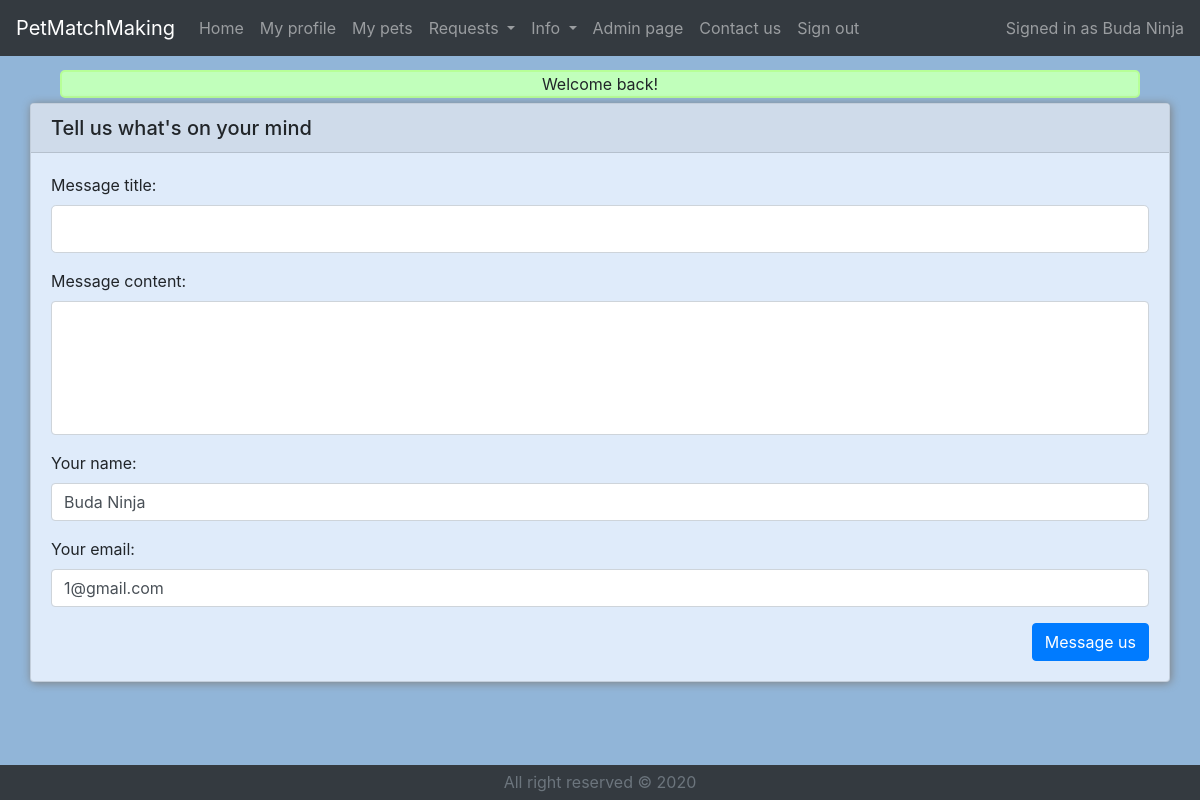
The page /main.php?contactUs (signed in) on the database its author committed.
### tables this page shows
CREATE TABLE `users` (
  `userID` int(11) NOT NULL,
  `userEmail` varchar(64) NOT NULL,
  `userPassword` varchar(64) NOT NULL,
  `userFName` varchar(64) NOT NULL,
  `userLName` varchar(64) NOT NULL,
  `userPhone` varchar(64) NOT NULL,
  `userBirthday` date NOT NULL,
  `userAbout` text NOT NULL,
  `userRegisterTime` datetime NOT NULL,
  `userStatus` varchar(64) NOT NULL
);

### classes/dbClass.php (called while the page is built, shortened)
<?php
require_once "User.php";
class dbClass
{
    private $host;
    private $db;
    private $charset;
    private $user;
    private $pass;
    private $opt = array(
        PDO::ATTR_ERRMODE => PDO::ERRMODE_EXCEPTION,
        PDO::ATTR_DEFAULT_FETCH_MODE => PDO::FETCH_ASSOC
    );
    private $connection;
    public function __construct(string $host = "localhost", string $db = "petmatchdb", string $charset = "utf8", string $user = "root", string $pass = "")
    {
        $this->host = $host;
        $this->db = $db;
        $this->charset = $charset;
        $this->user = $user;
        $this->pass = $pass;
    }
    public function connect()
    {
        $dsn = "mysql:host=$this->host;dbname=$this->db;charset=$this->charset";
        $this->connection = new PDO($dsn, $this->user, $this->pass, $this->opt);
    }
    public function disconnect(){
        $this->connection = null;
    }
    public function getObjectsGeneral($table_name, $condition, $objectToFetch){
        $objArray = Array();
        $sql="SELECT * FROM `".$table_name."`".$condition;
        $result = $this->connection->query($sql);
        while ($row = $result->fetchObject($objectToFetch)){
            $objArray[] = $row;
        }
        return $objArray;
    }
    function xmlToString($htmlStr)
    {
        $xmlStr=str_replace('&lt;','<',$htmlStr);
        $xmlStr=str_replace('&gt;','>',$xmlStr);
        $xmlStr=str_replace('&quot;','"',$xmlStr);
        $xmlStr=str_replace("&#39;","'",$xmlStr);
        $xmlStr=str_replace('&amp;',"&",$xmlStr);
        return $xmlStr;
    }
}

### classes/User.php (called while the page is built, shortened)
<?php
require_once "dbClass.php";
class User
{
    private $userEmail;
    private $userFName;
    private $userLName;
    private $userStatus;
    public function getUserFName()
    {
        $db = new dbClass();
        return $db->xmlToString($this->userFName);
    }
    public function getUserLName()
    {
        $db = new dbClass();
        return $db->xmlToString($this->userLName);
    }
    public function getUserEmail()
    {
        return $this->userEmail;
    }
    public function getUserStatus()
    {
        return $this->userStatus;
    }
}

### classes/dbClassUserFunctions.php (called while the page is built, shortened)
<?php
require_once "dbClass.php";
class dbClassUserFunctions
{
    public function getUserByID($ID){
        $db = new dbClass();
        $uArr = $db->getObjectsGeneral("users", " WHERE `userID`='".$ID."'", "User");
        $u = null;
        if ($uArr != null)
            $u = $uArr[0];
        return $u;
    }
}

### headerUser.php (the view, shortened to what this page needs)
<header>
    <div class="fixed-top">
        <nav class="navbar navbar-expand-lg navbar-dark bg-dark">
            <div class="navbar-brand" href="#">PetMatchMaking</div>
            <div class="collapse navbar-collapse" id="navbarNavDropdown">
                <ul class="navbar-nav mr-auto">
                    <li class="nav-item">
                        <a class="nav-link" href="main.php">Home</a>
                    </li>
                    <li class="nav-item">
                        <a class="nav-link" href="?myProfile">My profile</a>
                    </li>
                    <li class="nav-item">
                        <a class="nav-link" href="?myPets">My pets</a>
                    </li>
                    <li class="nav-item dropdown">
                        <a class="nav-link dropdown-toggle" href="#" id="navbarDropdownMenuLink" data-toggle="dropdown" aria-haspopup="true" aria-expanded="false">
                            Requests
                        </a>
                    </li>
                    <li class="nav-item dropdown">
                        <a class="nav-link dropdown-toggle" href="#" id="navbarDropdownMenuLink" data-toggle="dropdown" aria-haspopup="true" aria-expanded="false">
                            Info
                        </a>
                    </li>
                    <?php
                    require_once "classes/dbClass.php";
                    require_once "classes/User.php";
                    $db = new dbClass();
                    $signedInUser = $db->getObjectsGeneral("users", "WHERE `userID`='".$_SESSION['user']."'", "User")[0];
                    if ($signedInUser->getUserStatus()=="admin")
                        echo "<li class='nav-item'><a class='nav-link' href='?admin'>Admin page</a></li>";
                    ?>
                    <li class="nav-item">
                        <a class="nav-link" href="?contactUs">Contact us</a>
                    </li>
                    <li class="nav-item">
                        <a class="nav-link" href="?signOut">Sign out</a>
                    </li>
                </ul>
                <span class="navbar-text">
                  <?php
                  if (isset($_SESSION['user']))
                      echo "Signed in as ".$signedInUser->getUserFName()." ".$signedInUser->getUserLName();
                  else
                      echo "Not signed in";
                  ?>
                </span>
            </div>
        </nav>
    </div>
</header>

### contactus.php (shortened to what this page needs)
<?php
require_once "classes/dbClass.php";
require_once "classes/User.php";
require_once "classes/dbClassUserFunctions.php";
$name = "";
$email = "";
if (isset($_SESSION['user'])){
    $dbu = new dbClassUserFunctions();
    $user = $dbu->getUserByID($_SESSION['user']);
    $name = $user->getUserFName()." ".$user->getUserLName();
    $email = $user->getUserEmail();
}
?>
<div class="d-flex justify-content-center">
    <div class="card">
        <h5 class="card-header">Tell us what's on your mind</h5>
        <div class="card-body">
    <form action="contactus.php" method="post" enctype="multipart/form-data">
        <div class="form-group">
            <div class="form-row">
                <div class="col">
                    <label>Message title:</label>
                </div>
            </div>
            <div class="form-row">
                <div class="col">
                    <input type="text" class="form-control form-control-lg" name="title" pattern="[A-Za-z0-9 -']{2,30}" title="Only letters and numbers, at least 2" required="required">
                </div>
            </div>
        </div>
        <div class="form-group">
            <div class="form-row">
                <div class="col">
                    <label>Message content:</label>
                </div>
            </div>
            <div class="form-row">
                <div class="col">
                    <textarea rows="5" cols="50" type="text" class="form-control" name="message" required="required"></textarea>
                </div>
            </div>
        </div>
        <div class="form-group">
            <div class="form-row">
                <div class="col">
                    <label>Your name:</label>
                </div>
            </div>
            <div class="form-row">
                <div class="col">
                    <input type="text" class="form-control" placeholder="Your name" name="name" pattern="[A-Za-z \- ']{2,50}" title="Only letters, at least 2" required="required" value="<?php echo $name?>">
                </div>
            </div>
        </div>
        <div class="form-group">
            <div class="form-row">
                <div class="col">
                    <label>Your email:</label>
                </div>
            </div>
            <div class="form-row">
                <div class="col">
                    <input type="text" class="form-control" placeholder="Your email address" name="email" pattern="[a-z0-9._%+-]+@[a-z0-9.-]+\.[a-z]{2,9}$" required="required" value="<?php echo $email?>">
                </div>
            </div>
        </div>
        <button type="submit" class="btn btn-primary float-right" name="contact_form_sent">Message us</button>
    </form>
</div>
    </div>
</div>

### styles/myCss.css (style rules this page uses)
html { position: relative; min-height: 100%; }
body { background-color: #91B5D8; margin-bottom: 35px; padding-top: 70px; }
.card { width: 95%; background-color: #dfebfa; margin: 5px; box-shadow: 1px 1px 10px grey; }
.card-header { background-color: #cfdbea; }
textarea { resize: none; }

### rows shown on the page
users: userFName "Buda", userLName "Ninja", name "Buda Ninja", email "1@gmail.com"

### other values the page prints
$_SESSION['userMessage'] "Welcome back!"
